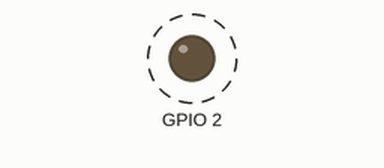
Recording of a program running on a simulated ESP8266 (NodeMCU). Shown: output pins drawn as LEDs (lit = HIGH). Dashed ring = blinking.

Above: at 0.05 s.
Timing chart, 0 to 3.0 s (numbered marks = the images above):
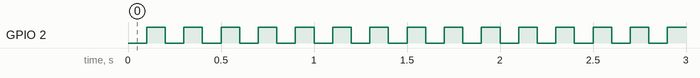

The program:

main.cpp
```cpp
/*
 ESP8266 Blink by Idayu Sabri
 Blink LED Using ESP8266 NodeMCU Lua WiFi

 Note that this sketch uses BUILTIN_LED to find the pin with the internal LED
*/

#include <Arduino.h>
void setup() {
  pinMode(BUILTIN_LED, OUTPUT);     // Initialize the BUILTIN_LED pin as an output

}

// the loop function runs over and over again forever
void loop() {
  digitalWrite(BUILTIN_LED, LOW);   // Turn the LED on (Note that LOW is the voltage level
                                    // but actually the LED is on; this is because
                                    // it is acive low on the ESP-01)

  delay(100);                      // Wait for a second
  digitalWrite(BUILTIN_LED, HIGH);  // Turn the LED off by making the voltage HIGH

  delay(100);                      // Wait for two seconds (to demonstrate the active low LED)
}
```

Measured:
- by itself, GPIO 2: alternates HIGH for 0.10 s and LOW for 0.10 s
